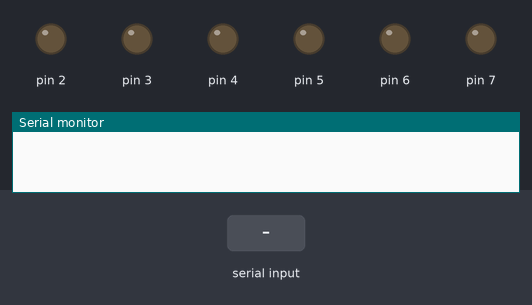
Bench run of a sketch on a simulated Arduino Uno, built with avr-gcc and run on an emulated ATmega328P. On the bench: output pins drawn as LEDs (lit = HIGH), the last lines printed to the serial monitor. The inputs (shaded band) are chosen by the test bench.

Above: at 1.2 s.
1.3 s: "a" received over Serial
At 2.3 s:
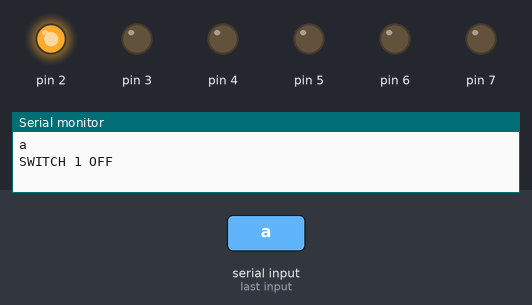
2.8 s: "b" received over Serial
At 3.5 s:
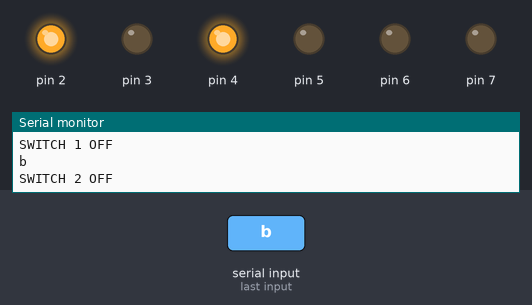
4.3 s: "A" received over Serial
At 4.6 s:
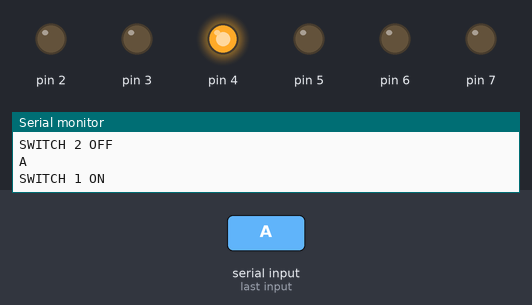
5.8 s: "c" received over Serial
At 6.9 s:
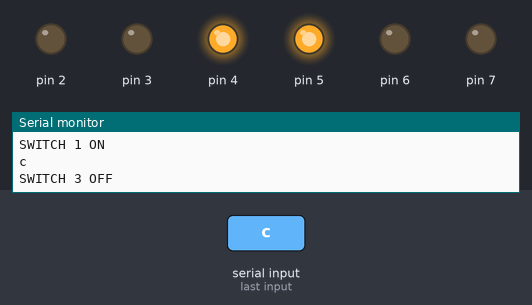
7.3 s: "B" received over Serial
At 8.1 s:
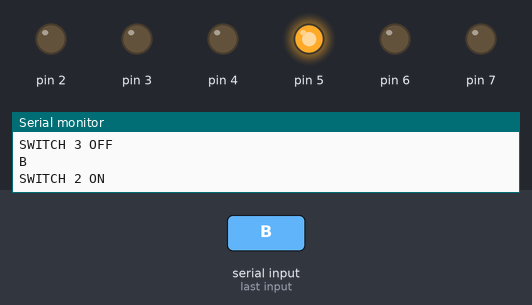
8.8 s: "d" received over Serial
At 9.2 s:
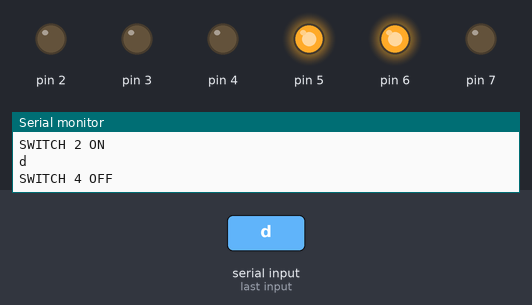
Timing chart, 0 to 11.3 s (numbered marks = the images above; inputs shaded):
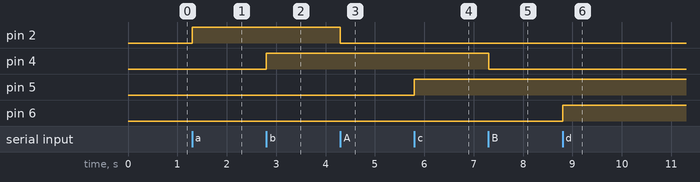

Measured:
- after the input at 1.3 s, pin 2: LOW → HIGH at once
- after the input at 2.8 s, pin 4: LOW → HIGH at once
- after the input at 4.3 s, pin 2: HIGH → LOW at once
- after the input at 5.8 s, pin 5: LOW → HIGH at once
- after the input at 7.3 s, pin 4: HIGH → LOW at once
- after the input at 8.8 s, pin 6: LOW → HIGH at once

The sketch:

Complete_Home_Automation_Arduino.ino
```cpp
void setup() {
  Serial.begin(9600);
  pinMode(2, OUTPUT);
  pinMode(3, OUTPUT);
  pinMode(4, OUTPUT);
  pinMode(5, OUTPUT);
  pinMode(6, OUTPUT);
  pinMode(7, OUTPUT);
}

void loop() {
  while (Serial.available() > 0)
  {
    char val = Serial.read();
    Serial.println(val);
    if (val == 'A') {
      digitalWrite(2, LOW);
      Serial.println("SWITCH 1 ON");
    }
    else if (val == 'a') {
      digitalWrite(2, HIGH);
      Serial.println("SWITCH 1 OFF");
    }
    else if (val == 'B') {
      digitalWrite(4, LOW);
      Serial.println("SWITCH 2 ON");
    }
    else if (val == 'b') {
      digitalWrite(4, HIGH);
      Serial.println("SWITCH 2 OFF");
    }
    else if (val == 'C') {
      digitalWrite(5, LOW);
      Serial.println("SWITCH 3 ON");
    }
    else if (val == 'c') {
      digitalWrite(5, HIGH);
      Serial.println("SWITCH 3 OFF");
    }
    else if (val == 'D') {
      digitalWrite(6, LOW);
      Serial.println("SWITCH 4 ON");
    }
    else if (val == 'd') {
      digitalWrite(6, HIGH);
      Serial.println("SWITCH 4 OFF");
    }
  }
}
```
